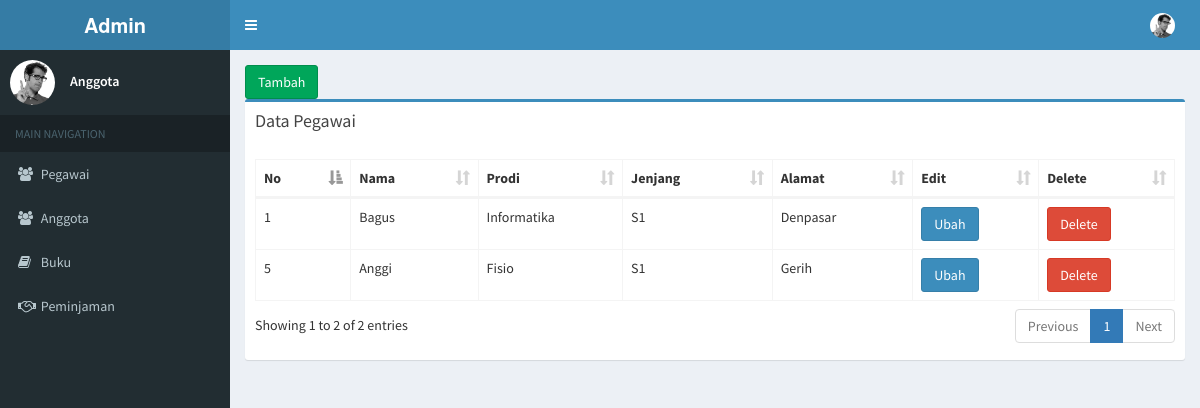
Screenshot of /index.php/peminjaman_controller/anggota with the database file from the repository.
### tables this page shows
CREATE TABLE `anggota` (
  `KdAnggota` int(11) NOT NULL,
  `Nama` varchar(100) NOT NULL,
  `Prodi` varchar(50) NOT NULL,
  `Jenjang` varchar(50) NOT NULL,
  `Alamat` varchar(200) NOT NULL
);

### application/controllers/Peminjaman_controller.php (called while the page is built, shortened)
<?php
class Peminjaman_controller extends CI_Controller
{
	public function __construct(){
	    $this->load->model('peminjaman');
	    $this->load->library('session');
      $this->load->library('pagination');
  	}
  	public function anggota(){
  		$data['anggota'] = $this->peminjaman->getAnggota();
	    $this->load->view('anggota/dataAnggota', $data);
  	}
}
 ?>

### index.php (called while the page is built, shortened)
<?php
require_once BASEPATH.'core/CodeIgniter.php';

### application/models/Peminjaman.php (called while the page is built, shortened)
<?php
class Peminjaman extends CI_Model{
    public function getAnggota(){
        return $this->db->get('anggota')->result();
    }
}
?>

### application/views/anggota/dataAnggota.php (the view, shortened to what this page needs)
<!DOCTYPE html>
<html>
<head>
  <link rel="stylesheet" href="<?php echo base_url()."assets/"; ?>bower_components/bootstrap/dist/css/bootstrap.min.css">
  <link rel="stylesheet" href="<?php echo base_url()."assets/"; ?>bower_components/font-awesome/css/font-awesome.min.css">
  <link rel="stylesheet" href="<?php echo base_url()."assets/"; ?>bower_components/Ionicons/css/ionicons.min.css">
  <link rel="stylesheet" href="<?php echo base_url()."assets/"; ?>bower_components/datatables.net-bs/css/dataTables.bootstrap.min.css">
  <link rel="stylesheet" href="<?php echo base_url()."assets/"; ?>dist/css/AdminLTE.min.css">
  <link rel="stylesheet" href="<?php echo base_url()."assets/"; ?>dist/css/skins/_all-skins.min.css">
  <link href="<?php echo base_url('css/sweetalert.css') ?>" rel="stylesheet" >
</head>
<body class="hold-transition skin-blue sidebar-mini">
<div class="wrapper">
  <header class="main-header">
    <a href="<?php echo base_url()."assets/"; ?>index2.html" class="logo">
      <span class="logo-lg"><b>Admin</b></span>
    </a>
    <nav class="navbar navbar-static-top">
      <a href="#" class="sidebar-toggle" data-toggle="push-menu" role="button">
      </a>
      <div class="navbar-custom-menu">
        <ul class="nav navbar-nav">
          <li class="dropdown user user-menu">
            <a href="#" class="dropdown-toggle" data-toggle="dropdown">
              <img src="<?php echo base_url()."assets/"; ?>dist/img/user2-160x160.jpg" class="user-image" alt="User Image">
            </a>
          </li>
        </ul>
      </div>
    </nav>
  </header>
  <aside class="main-sidebar">
    <section class="sidebar">
      <div class="user-panel">
        <div class="pull-left image">
          <img src="<?php echo base_url()."assets/"; ?>dist/img/user2-160x160.jpg" class="img-circle" alt="User Image">
        </div>
        <div class="pull-left info">
          <p>Anggota</p>
        </div>
      </div>
      <ul class="sidebar-menu" data-widget="tree">
        <li class="header">MAIN NAVIGATION</li>
        <li>
          <a class="nav-link" href="<?php echo base_url("pegawai") ?>">
            <i class="fa fa-users"></i>
            <span>Pegawai</span>
          </a>
        </li>
        <li>
          <a class="nav-link" href="<?php echo base_url("anggota") ?>">
            <i class="fa fa-users"></i>
            <span>Anggota</span>
          </a>
        </li>
        <li>
          <a class="nav-link" href="<?php echo base_url("buku") ?>">
            <i class="fa fa-book"></i>
            <span>Buku</span>
          </a>
        </li>
        <li>
          <a class="nav-link" href="<?php echo base_url("peminjaman") ?>">
            <i class="fa fa-handshake-o"></i>
            <span>Peminjaman</span>
          </a>
        </li>
      </ul>
    </section>
  </aside>
  <div class="content-wrapper">
    <section class="content">
      <div class="row">
        <div class="col-md-12">
          <div class="card-body">
            <a href="<?php echo base_url("anggota/tambah") ?>"><button class="btn btn-success">Tambah</button></a>
          </div>
          <div class="box box-primary">
            <div class="box-header">
              <h3 class="box-title">Data Pegawai</h3>
            </div>
            <div class="box-body">
              <table id="example2" class="table table-bordered table-hover">
                <thead>
                <tr>
                  <th>No</th>
                  <th>Nama</th>
                  <th>Prodi</th>
                  <th>Jenjang</th>
                  <th>Alamat</th>
                  <th>Edit</th>
                  <th>Delete</th>
                </tr>
                </thead>
                <tbody>
                <?php
                  foreach($anggota as $data){
                    echo "<tr id='delete' role='row' class='odd'>
                    <td class='sorting_1'>".$data->KdAnggota."</td>
                    <td>".$data->Nama."</td>
                    <td>".$data->Prodi."</td>
                    <td>".$data->Jenjang."</td>
                    <td>".$data->Alamat."</td>
                    <td><a href='".base_url("Peminjaman_controller/editAnggota/").$data->KdAnggota."'><button class='btn btn-primary'>Ubah</button></a></td>
                    <td><button onclick = del(".$data->KdAnggota.") class='btn btn-danger'>Delete</button></td>
                    </tr>";
                  }
                 ?>
                </tbody>
              </table>
            </div>
          </div>
        </div>
      </div>
    </section>
  </div>
</div>
</body>
</html>

### rows the page displays
anggota: KdAnggota "1", Nama "Bagus", Prodi "Informatika", Jenjang "S1", Alamat "Denpasar"
anggota: KdAnggota "5", Nama "Anggi", Prodi "Fisio", Jenjang "S1", Alamat "Gerih"
